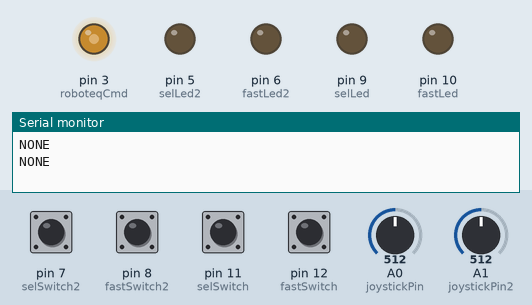
A sketch run on a simulated Arduino Uno, built with avr-gcc and run on an emulated ATmega328P. Shown: output pins drawn as LEDs (lit = HIGH), the last lines printed to the serial monitor. The inputs (shaded band) are chosen by the test bench; at power-on: pin 7 (selSwitch2), pin 8 (fastSwitch2), pin 11 (selSwitch), pin 12 (fastSwitch) HIGH, A1 (joystickPin2) = 512, A0 (joystickPin) = 512.

Above: at 1.8 s.
1.9 s: pin 7 (selSwitch2) pulled LOW for 1.15 s
At 3.8 s:
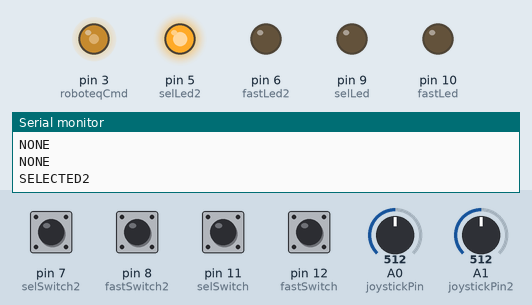
4.5 s: pin 8 (fastSwitch2) pulled LOW for 1.15 s
At 7.2 s:
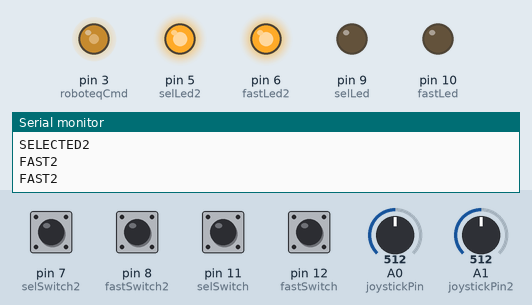
7.5 s: A1 (joystickPin2) set to 306
At 8.8 s:
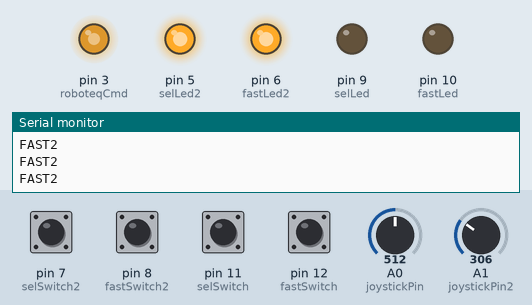
9.5 s: pin 11 (selSwitch) pulled LOW for 1.15 s
At 12.2 s:
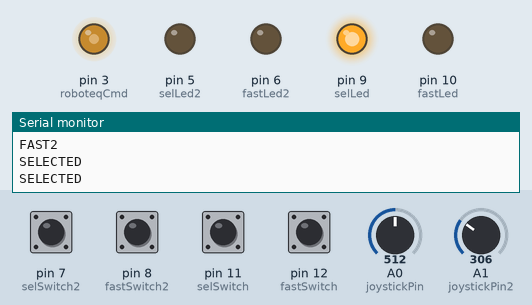
12.5 s: pin 7 (selSwitch2) pulled LOW for 1.15 s
At 14.7 s:
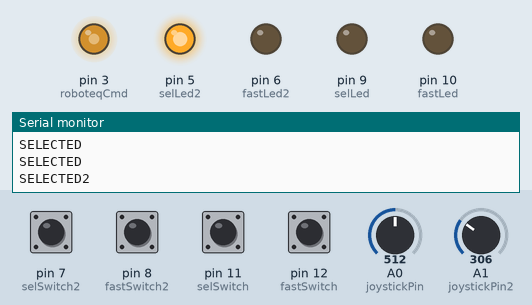
15.5 s: A1 (joystickPin2) set to 1023
At 17.4 s:
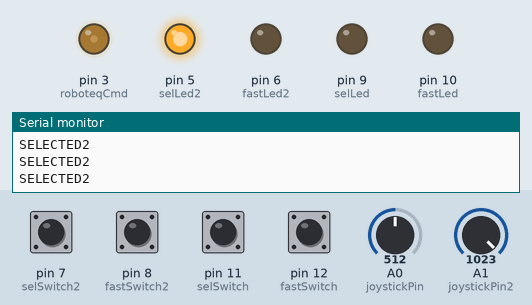
Timing chart, 0 to 18.5 s (numbered marks = the images above; inputs shaded):
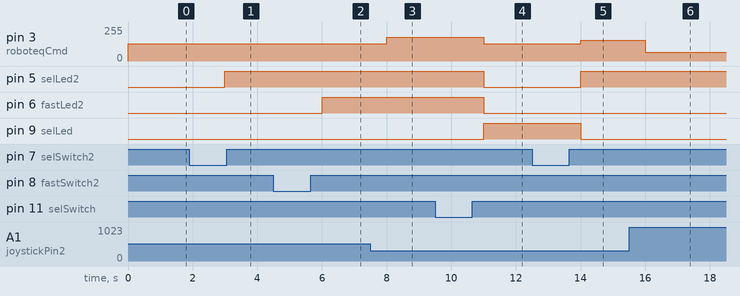

The sketch:

SharkCageMMI.ino
```cpp
#include <Button.h>

const byte numChars = 32;
char receivedChars[numChars];  // an array to store the received data


//State Variables
const char NONE = 0;
const char SELECTED = 1;//near side
const char FAST = 2;
const char SELECTED2 = 3;//far side
const char FAST2 = 4;

//default state is NONE
char state=0;

boolean newData = false;

Button fastSwitch (12,PULLUP);  //connect pin 12 to fast switch
Button selSwitch (11,PULLUP);  	//connect pin 11 to select switch
const int fastLed = 10;		//connect pin 10 to fastLed Relay
const int selLed = 9;		//connect pin 9 to selectLed Relay
const int joystickPin = A0;	//connect pin A0 to joystick

//connect to other box

Button fastSwitch2 (8,PULLUP);  //connect pin 8 to second fast switch
Button selSwitch2 (7,PULLUP);   //connect pin 7 to second select switch

const int fastLed2 = 6;   //connect pin 6 to second fastLed Relay
const int selLed2 = 5;   //connect pin 5 to second selectLed Relay
const int joystickPin2 = A1; //connect pin A1 to second joystick


//command signal to roboteq (duty cycle based)
const int roboteqCmd = 3;

//joystick settings
const int joystickMid=512;

//debounce flags
boolean fastSwitchFlag=false;
boolean selSwitchFlag=false;

boolean fastSwitchFlag2=false;
boolean selSwitchFlag2=false;

//switch temp holders
boolean fastSwitchTemp=false;
boolean selSwitchTemp=false;

boolean fastSwitchTemp2=false;
boolean selSwitchTemp2=false;

void setup() {
  // put your setup code here, to run once
  Serial.begin(9600);
  pinMode(fastLed, OUTPUT);
  pinMode(selLed, OUTPUT);
  pinMode(joystickPin, INPUT);//analog in

  pinMode(fastLed2, OUTPUT);
  pinMode(selLed2, OUTPUT);
  pinMode(joystickPin2, INPUT);//analog in

  pinMode(roboteqCmd, OUTPUT);//analog out

}

void loop() {
  // put your main code here, to run repeatedly:
//
//  if(fastSwitch.uniquePress())
//  {
//    fastSwitchTemp=!fastSwitchTemp;
//
//  }
//      Serial.print("fastSwitch:");
//    Serial.println(fastSwitchTemp);
//
//  if(fastSwitch2.uniquePress())
//  {
//    fastSwitchTemp2=!fastSwitchTemp2;
//
//  }
//  Serial.print("fastSwitch2:");
//    Serial.println(fastSwitchTemp2);
//  if(selSwitch.uniquePress())
//  {
//    selSwitchTemp=!selSwitchTemp;
//
//  }
//   Serial.print("selSwitch:");
//    Serial.println(selSwitchTemp);
//
//  if(selSwitch2.uniquePress())
//  {
//    selSwitchTemp2=!selSwitchTemp2;
//
//  }
//      Serial.print("selSwitch2:");
//    Serial.println(selSwitchTemp2);


  if (state==NONE)
  {
  	digitalWrite(selLed,LOW);
  	digitalWrite(fastLed,LOW);
    digitalWrite(selLed2,LOW);
    digitalWrite(fastLed2,LOW);

    analogWrite(roboteqCmd, 128);

  	if(selSwitch.uniquePress())
  		state=SELECTED;
    else if (selSwitch2.uniquePress())
      state=SELECTED2;

    Serial.println("NONE");


  }

  else if (state==SELECTED)
  {
    digitalWrite(selLed,HIGH);
    digitalWrite(fastLed,LOW);
    digitalWrite(selLed2,LOW);
    digitalWrite(fastLed2,LOW);

  	analogWrite(roboteqCmd, map(analogRead(joystickPin), 0, 1023, 64, 192 ));//input is 10 bit, output is 8 bit

    if(fastSwitch.uniquePress())
      state=FAST;
    else if (selSwitch2.uniquePress())
      state=SELECTED2;
    Serial.println("SELECTED");
  }
  else if(state==FAST)
  {
    digitalWrite(selLed,HIGH);
    digitalWrite(fastLed,HIGH);
    digitalWrite(selLed2,LOW);
    digitalWrite(fastLed2,LOW);

    analogWrite(roboteqCmd, map(analogRead(joystickPin), 0, 1023, 0, 255 ));

    if(fastSwitch.uniquePress())
      state=SELECTED;
    else if (selSwitch2.uniquePress())
      state=SELECTED2;
    Serial.println("FAST");
  }
  else if(state==SELECTED2)
  {
    digitalWrite(selLed,LOW);
    digitalWrite(fastLed,LOW);
    digitalWrite(selLed2,HIGH);
    digitalWrite(fastLed2,LOW);

    analogWrite(roboteqCmd, map(analogRead(joystickPin2), 0, 1023, 192, 64 ));//reversed to account for side

    if(fastSwitch2.uniquePress())
      state=FAST2;
    else if (selSwitch.uniquePress())
      state=SELECTED;
    Serial.println("SELECTED2");
  }
  else if(state==FAST2)
  {
    digitalWrite(selLed,LOW);
    digitalWrite(fastLed,LOW);
    digitalWrite(selLed2,HIGH);
    digitalWrite(fastLed2,HIGH);

    analogWrite(roboteqCmd, map(analogRead(joystickPin2), 0, 1023, 255, 0 ));

    if(fastSwitch2.uniquePress())
      state=SELECTED2;
    else if (selSwitch.uniquePress())
      state=SELECTED;
    Serial.println("FAST2");
  }
  delay(1000);

}

//returns true if a new button press is detected
//holding the button does not toggle on/off

void recvWithEndMarker() {
  static byte ndx = 0;
  char endMarker = '\n';
  char rc;

  // if (Serial.available() > 0)
           while (Serial.available() > 0 && newData == false) {
    rc = Serial.read();

    if (rc != endMarker) {
      receivedChars[ndx] = rc;
      ndx++;
      if (ndx >= numChars) {
        ndx = numChars - 1;
      }
    }
    else {
      receivedChars[ndx] = '\0'; // terminate the string
      ndx = 0;
      newData = true;
    }
  }
}

void showNewData() {
  if (newData == true) {
    Serial.print("This just in ... ");
    Serial.println(receivedChars);
                Serial.print("Int:");
    Serial.println(String(receivedChars).toInt());
                delay(100);
    newData = false;
  }
}
```

Measured:
- after the input at 1.9 s, pin 5 (selLed2): LOW → HIGH after 1.1 s
- after the input at 4.5 s, pin 6 (fastLed2): LOW → HIGH after 1.5 s
- after the input at 7.5 s, pin 3 (roboteqCmd): 128/255 → 179/255 after 0.50 s
- after the input at 9.5 s, pin 3 (roboteqCmd): 179/255 → 128/255 after 1.5 s; pin 5 (selLed2), pin 6 (fastLed2): HIGH → LOW after 1.5 s; pin 9 (selLed): LOW → HIGH after 1.5 s
- after the input at 12.5 s, pin 3 (roboteqCmd): 128/255 → 154/255 after 1.5 s; pin 5 (selLed2): LOW → HIGH after 1.5 s; pin 9 (selLed): HIGH → LOW after 1.5 s
- after the input at 15.5 s, pin 3 (roboteqCmd): 154/255 → 64/255 after 0.50 s
